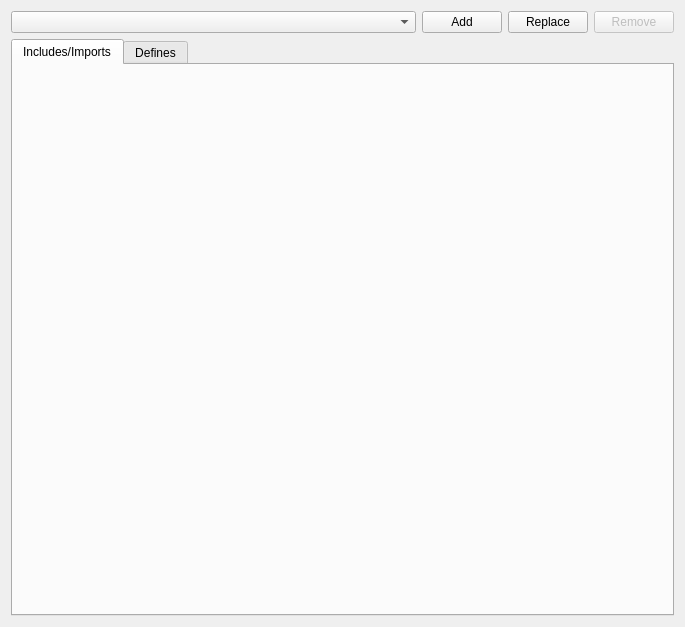
<?xml version="1.0" encoding="UTF-8"?>
<ui version="4.0">
 <class>ProjectPathsWidget</class>
 <widget class="QWidget" name="ProjectPathsWidget">
  <property name="geometry">
   <rect>
    <x>0</x>
    <y>0</y>
    <width>685</width>
    <height>627</height>
   </rect>
  </property>
  <layout class="QGridLayout" name="gridLayout_3">
      <item row="1" column="0">
       <layout class="QHBoxLayout" name="horizontalLayout_4">
        <item>
         <widget class="KComboBox" name="projectPaths">
          <property name="sizePolicy">
           <sizepolicy hsizetype="Expanding" vsizetype="Fixed">
            <horstretch>0</horstretch>
            <verstretch>0</verstretch>
           </sizepolicy>
          </property>
         </widget>
        </item>
        <item>
         <widget class="KPushButton" name="addPath">
          <property name="toolTip">
           <string>&lt;html&gt;&lt;head/&gt;&lt;body&gt;&lt;p&gt;Add a new sub-project path entry.&lt;/p&gt;&lt;/body&gt;&lt;/html&gt;</string>
          </property>
          <property name="text">
           <string>Add</string>
          </property>
          <property name="icon">
           <iconset theme="list-add"/>
          </property>
         </widget>
        </item>
        <item>
         <widget class="KPushButton" name="replacePath">
          <property name="toolTip">
           <string>&lt;html&gt;&lt;head/&gt;&lt;body&gt;&lt;p&gt;&amp;lt;html&amp;gt;&amp;lt;head/&amp;gt;&amp;lt;body&amp;gt;&amp;lt;p&amp;gt;Replace the currently selected path with a new value keeping the includes and defines currently set for the selected path.&amp;lt;/p&amp;gt;&amp;lt;/body&amp;gt;&amp;lt;/html&amp;gt;&lt;/p&gt;&lt;/body&gt;&lt;/html&gt;</string>
          </property>
          <property name="text">
           <string>Replace</string>
          </property>
          <property name="icon">
           <iconset theme="document-properties"/>
          </property>
         </widget>
        </item>
        <item>
         <widget class="KPushButton" name="removePath">
          <property name="enabled">
           <bool>false</bool>
          </property>
          <property name="toolTip">
           <string>&lt;html&gt;&lt;head/&gt;&lt;body&gt;&lt;p&gt;Delete current sub-project path entry.&lt;/p&gt;&lt;/body&gt;&lt;/html&gt;</string>
          </property>
          <property name="text">
           <string>Remove</string>
          </property>
          <property name="icon">
           <iconset theme="list-remove"/>
          </property>
         </widget>
        </item>
       </layout>
      </item>
      <item row="8" column="0">
       <widget class="KTabWidget" name="languageParameters">
        <property name="enabled">
         <bool>true</bool>
        </property>
        <property name="sizePolicy">
         <sizepolicy hsizetype="Preferred" vsizetype="Preferred">
          <horstretch>0</horstretch>
          <verstretch>8</verstretch>
         </sizepolicy>
        </property>
        <property name="currentIndex">
         <number>0</number>
        </property>
        <widget class="QWidget" name="includePathsPage">
         <attribute name="title">
          <string>Includes/Imports</string>
         </attribute>
         <layout class="QVBoxLayout" name="includesLayout">
          <property name="margin">
           <number>0</number>
          </property>
          <item>
           <widget class="IncludesWidget" name="includesWidget">
            <property name="sizePolicy">
             <sizepolicy hsizetype="Expanding" vsizetype="Expanding">
              <horstretch>0</horstretch>
              <verstretch>8</verstretch>
             </sizepolicy>
            </property>
           </widget>
          </item>
         </layout>
        </widget>
        <widget class="QWidget" name="definesPage">
         <attribute name="title">
          <string>Defines</string>
         </attribute>
         <layout class="QVBoxLayout" name="gridLayout_2">
          <property name="margin">
           <number>0</number>
          </property>
          <item>
           <widget class="DefinesWidget" name="definesWidget">
            <property name="sizePolicy">
             <sizepolicy hsizetype="Expanding" vsizetype="Expanding">
              <horstretch>0</horstretch>
              <verstretch>8</verstretch>
             </sizepolicy>
            </property>
           </widget>
          </item>
         </layout>
        </widget>
       </widget>
      </item>
     </layout>
 </widget>
 <customwidgets>
  <customwidget>
   <class>KComboBox</class>
   <extends>QComboBox</extends>
   <header>kcombobox.h</header>
  </customwidget>
  <customwidget>
   <class>KPushButton</class>
   <extends>QPushButton</extends>
   <header>kpushbutton.h</header>
  </customwidget>
  <customwidget>
   <class>DefinesWidget</class>
   <extends>QWidget</extends>
   <header>defineswidget.h</header>
  </customwidget>
  <customwidget>
   <class>IncludesWidget</class>
   <extends>QWidget</extends>
   <header>includeswidget.h</header>
  </customwidget>
  <customwidget>
   <class>KTabWidget</class>
   <extends>QTabWidget</extends>
   <header>ktabwidget.h</header>
   <container>1</container>
  </customwidget>
 </customwidgets>
 <resources/>
 <connections>
 </connections>
</ui>
